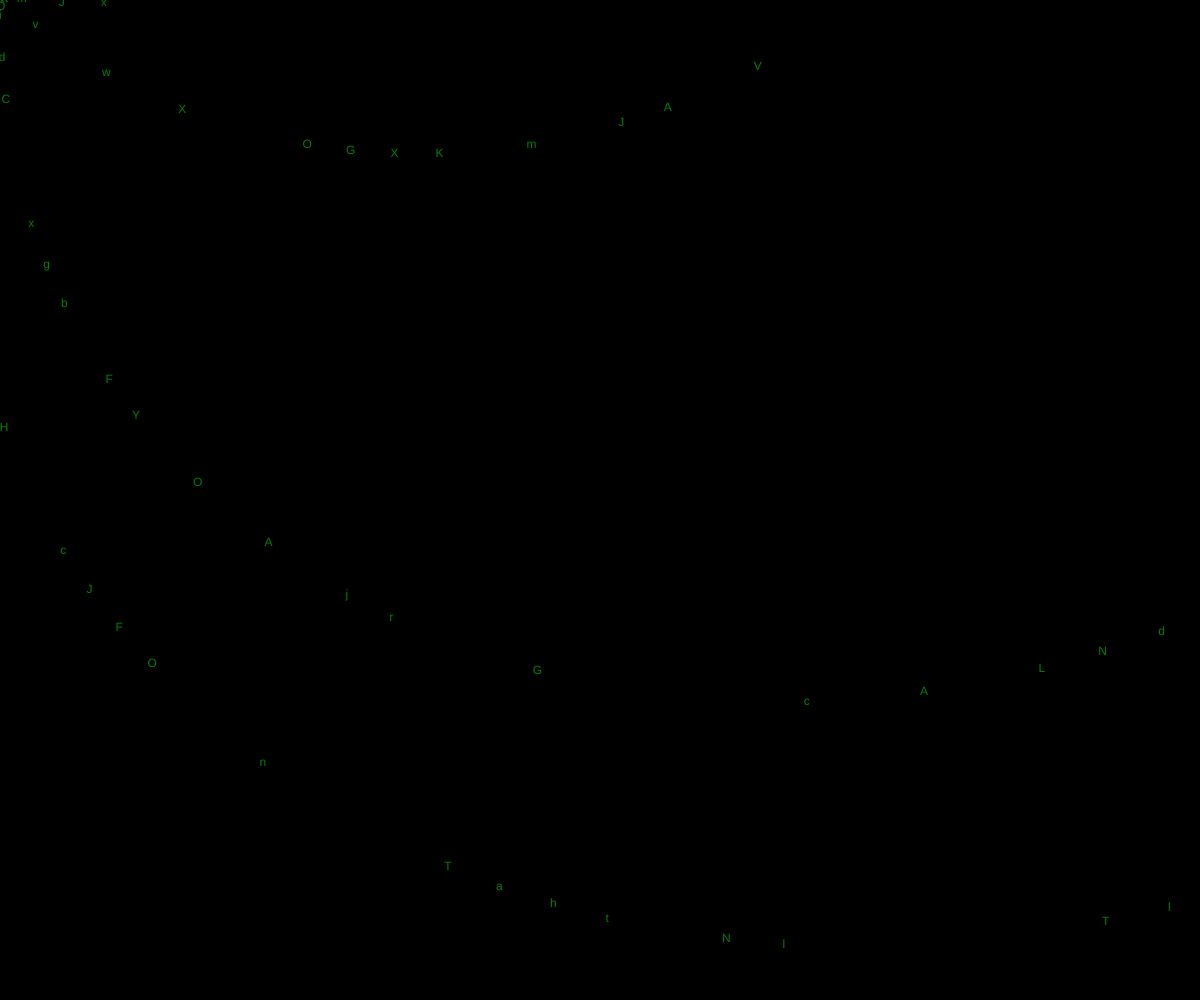
Frame 1 (no input)
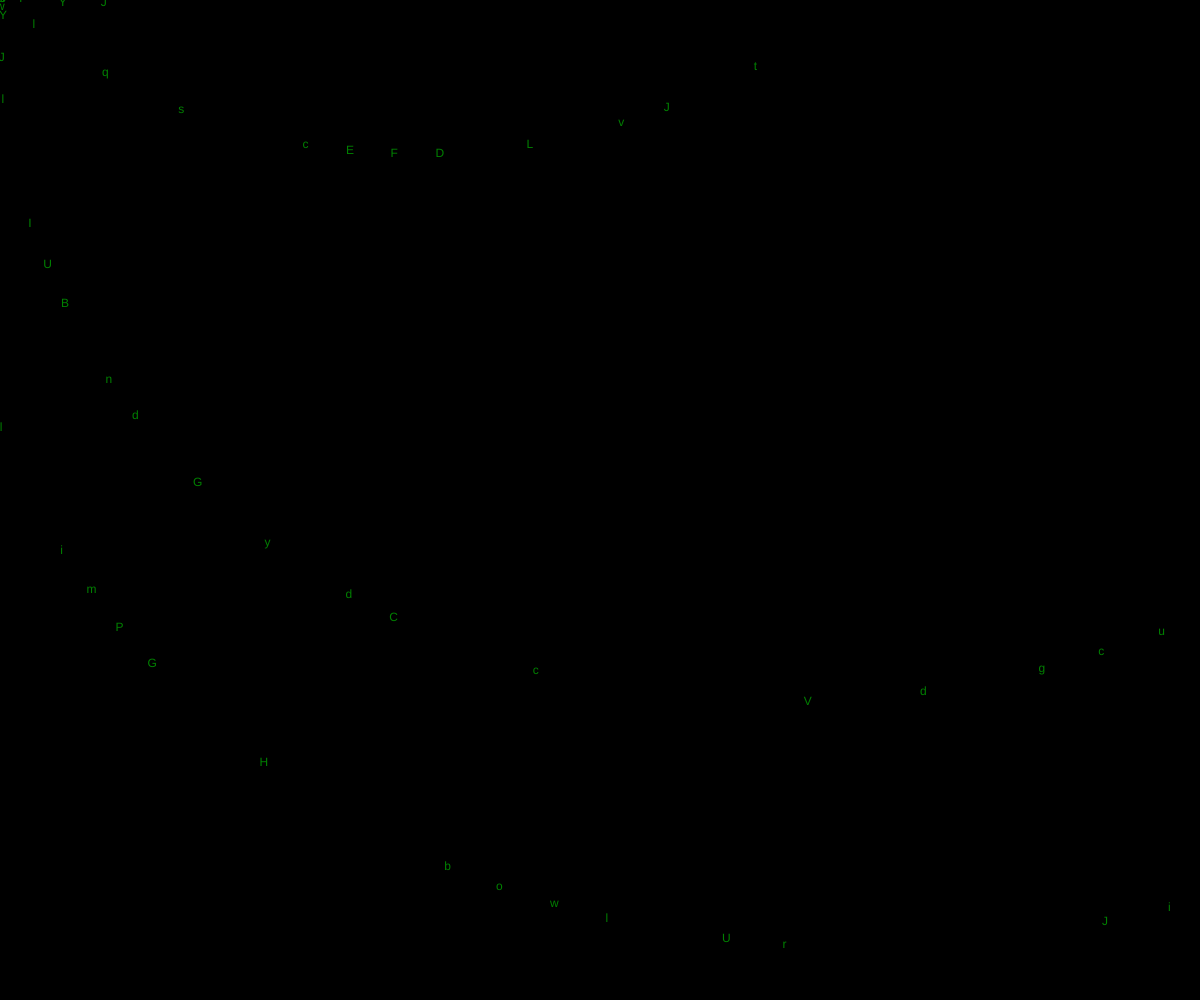
Frame 60 (no input)
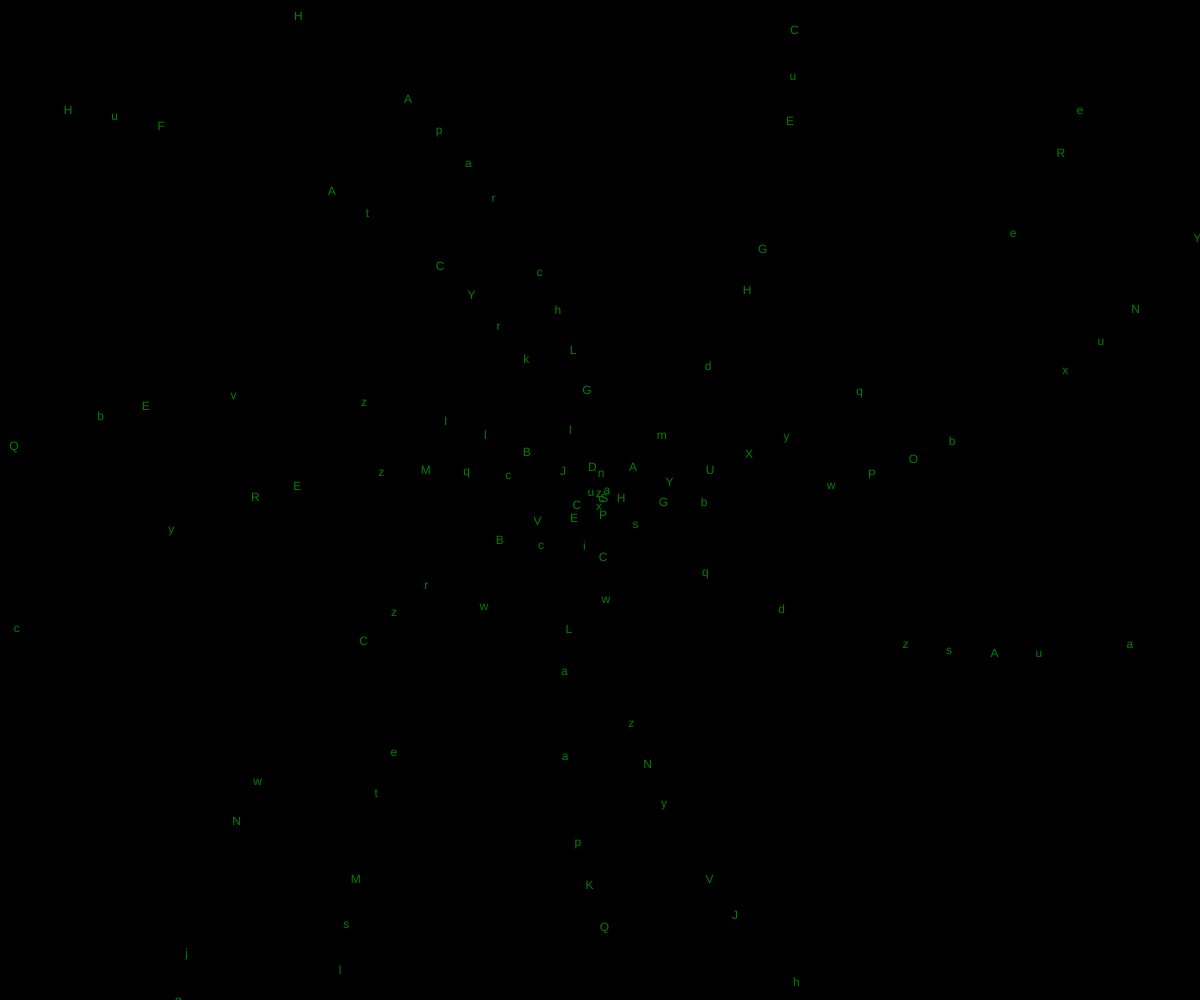
Frame 120 (the mouse pressed at the canvas centre since frame 60)

The p5.js sketch that drew these frames (run headless with seeded random() and noise() and a simulated clock; from frame 60 on, the mouse is pressed at the canvas centre):

// p5.js sketch
// ── sketch.js
//I stole this function from https://www.w3resource.com/javascript-exercises/javascript-math-exercise-43.php#:~:text=JavaScript%20Code%3A,(primeFactorsTo(5))%3B%20console.

function setup() {
  createCanvas(windowWidth, windowHeight);
}

function mousePressed(event) {
  /*
  document.body.textContent =
    "clientX: " + event.clientX +
    " - clientY: " + event.clientY;  */
    drawGreenSpiral();
}

function drawBlackSpiral()
{
    fill('black');
    let x = mouseX; let y = mouseY;
    angle = 0;
    r = 0;
    radian = 57.2958
    for (let i = 0; i < 1000; i++){
      var dx = r * cos(angle);
      var dy = r * sin(angle);
    
      ellipse(x+dx,y+dy,10,10);
      angle = angle + radian;
      r += 1;
    }
  
}

function drawGreenSpiral()
{
    const letters = `abcdefghijklmnopqrstuvwxyzABCDEFGHIJKLMNOPQRSTUVWXYZ`
    var arr = [2];  //trying to get array of prime numbers;
    for ( var i = 3; i < 10000; i+=2) {
        if ( isPrime(i) ) {
            arr.push(i);
        }
    }
    let x = mouseX; let y = mouseY;
    fill('green');
    angle = 0;
    r = 0;
    radian = 57.2958
    for (let i = 0; i < arr.length; i++){
      let rand = int(random(0, letters.length-1));
      r = arr[i];
      angle = r * radian;
      var dx = r * cos(angle);
      var dy = r * sin(angle);
      text(letters[rand],x+dx,y+dy);
      //ellipse(x+dx,y+dy,10,10);
      //angle = angle + radian;
     // r += 1;
    }
  
  
}

function isPrime(num) {
    for ( var i = 2; i < num; i++ ) {
        if ( num % i === 0 ) {
            return false;
        }
    }
    return true;
}

function display(n) {
    var arr = [2];
    for ( var i = 3; i < n; i+=2 ) {
        if ( isPrime(i) ) {
            arr.push(i);
        }
    }
    console.log(arr); // use arr result on your own
}

function draw() {
  background('black');
  //var x = mouseX;
  //var y = mouseY;
  //let x = windowWidth/2;
 // let y = windowHeight/2;
  //var angle = 0;
 // let radian = 57.2958
 // var r = 0;
  fill('red');
  //ellipse(x,y,10,10);
  mousePressed();
  
  //document.addEventListener("click", printMousePos);

  
}
